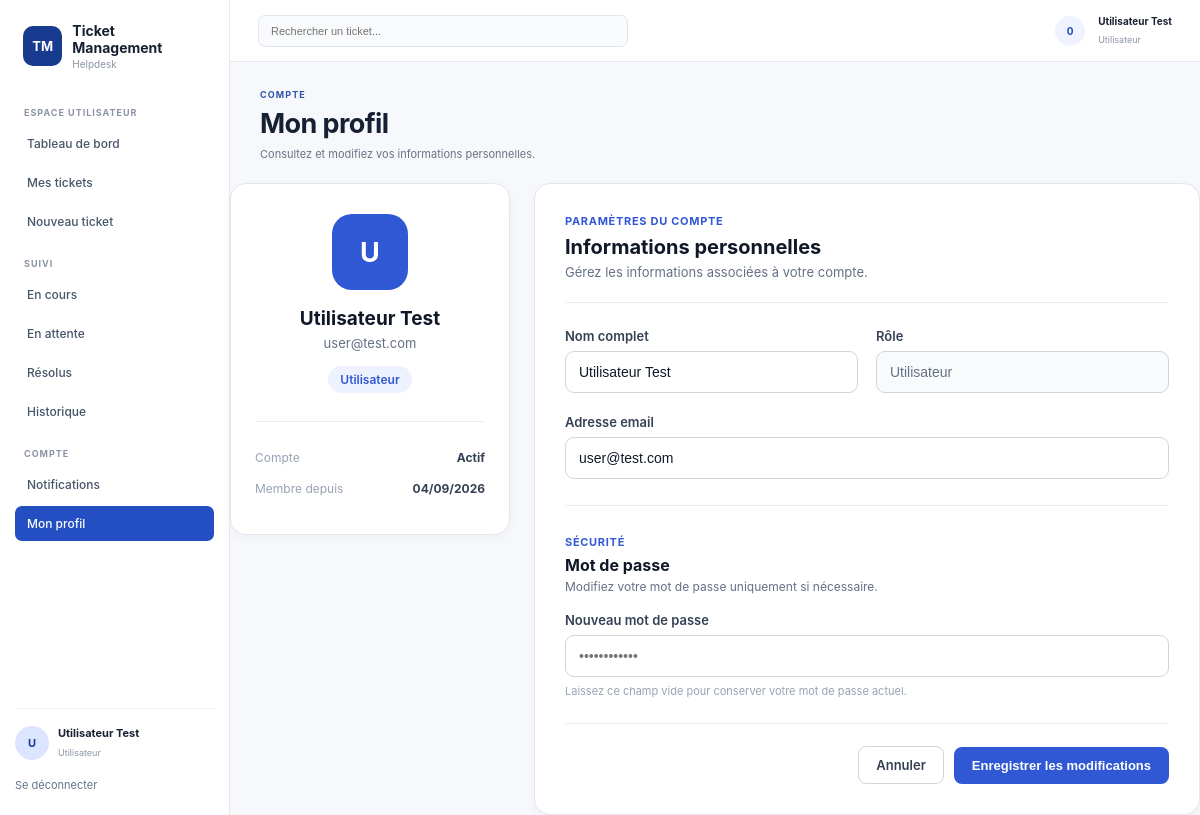
/user/profil (signed in), run on the app's committed database.
### models.py (models this page shows, shortened)
class Utilisateur(UserMixin, db.Model):
    id = db.Column(db.Integer, primary_key=True)
    nom = db.Column(db.String(100), nullable=False)
    email = db.Column(db.String(120), unique=True, nullable=False)
    mot_de_passe_hash = db.Column(db.String(255), nullable=False)
    role = db.Column(db.Enum(RoleUtilisateur), nullable=False)
    date_creation = db.Column(db.DateTime, default=datetime.utcnow)

### app.py (the view, shortened to what this page needs)
@app.route("/user/profil", methods=["GET", "POST"])
@login_required
def profil_user():
    if current_user.role != RoleUtilisateur.USER:
        flash("Accès non autorisé.")
        return redirect(url_for("login"))
    return render_template(
        "user/profil.html"
    )

### app.py (called while the page is built)
@login_manager.user_loader
def load_user(user_id):
    return db.session.get(Utilisateur, int(user_id))

### templates/user/profil.html (shortened to what this page needs)
<!DOCTYPE html>
<html lang="fr">
<head>
    <link
        rel="stylesheet"
        href="{{ url_for('static', filename='css/style.css') }}"
    >
</head>
<body class="user-dashboard-page">
<div class="app-shell">
    <aside class="user-sidebar">
        <div class="user-brand">
            <div class="brand-mark">TM</div>
            <div>
                <strong>Ticket Management</strong>
                <span>Helpdesk</span>
            </div>
        </div>
        <div class="sidebar-section">
            <span class="sidebar-title">
                ESPACE UTILISATEUR
            </span>
            <a href="{{ url_for('dashboard_user') }}" class="sidebar-item">
                Tableau de bord
            </a>
            <a href="{{ url_for('dashboard_user') }}" class="sidebar-item">
                Mes tickets
            </a>
            <a href="{{ url_for('creer_ticket') }}" class="sidebar-item">
                Nouveau ticket
            </a>
        </div>
        <div class="sidebar-section">
            <span class="sidebar-title">
                SUIVI
            </span>
            <a href="{{ url_for('dashboard_user', statut='EN_COURS') }}"
               class="sidebar-item">
                En cours
            </a>
            <a href="{{ url_for('dashboard_user', statut='EN_ATTENTE') }}"
               class="sidebar-item">
                En attente
            </a>
            <a href="{{ url_for('dashboard_user', statut='RESOLU') }}"
               class="sidebar-item">
                Résolus
            </a>
            <a href="{{ url_for('historique_user') }}"
               class="sidebar-item">
                Historique
            </a>
        </div>
        <div class="sidebar-section">
            <span class="sidebar-title">
                COMPTE
            </span>
            <a href="{{ url_for('notifications_user') }}"
               class="sidebar-item">
                Notifications
            </a>
            <a href="{{ url_for('profil_user') }}"
               class="sidebar-item active">
                Mon profil
            </a>
        </div>
        <div class="sidebar-bottom">
            <div class="sidebar-user">
                <div class="avatar">
                    {{ current_user.nom[0]|upper }}
                </div>
                <div>
                    <strong>{{ current_user.nom }}</strong>
                    <span>Utilisateur</span>
                </div>
            </div>
            <a href="{{ url_for('logout') }}"
               class="sidebar-logout">
                Se déconnecter
            </a>
        </div>
    </aside>
    <main class="user-content">
        <div class="user-topbar">
            <div class="search-box">
                <form method="GET"
                      action="{{ url_for('dashboard_user') }}"
                      class="search-form">
                    <input
                        type="text"
                        name="q"
                        placeholder="Rechercher un ticket..."
                    >
                </form>
            </div>
            <div class="topbar-right">
                <div class="notification-circle">
                    0
                </div>
                <div class="top-user">
                    <strong>{{ current_user.nom }}</strong>
                    <span>Utilisateur</span>
                </div>
            </div>
        </div>
        <section class="dashboard-intro">
            <div>
                <span class="eyebrow">
                    COMPTE
                </span>
                <h1>
                    Mon profil
                </h1>
                <p>
                    Consultez et modifiez vos informations personnelles.
                </p>
            </div>
        </section>
    <div class="profile-layout">
    <aside class="profile-summary-card">
        <div class="profile-big-avatar">
            {{ current_user.nom[0]|upper }}
        </div>
        <h2>{{ current_user.nom }}</h2>
        <p>{{ current_user.email }}</p>
        <span class="profile-role-badge">
            Utilisateur
        </span>
        <div class="profile-summary-info">
            <div>
                <span>Compte</span>
                <strong>Actif</strong>
            </div>
            <div>
                <span>Membre depuis</span>
                <strong>
                    {{ current_user.date_creation.strftime('%d/%m/%Y') }}
                </strong>
            </div>
        </div>
    </aside>
    <section class="profile-settings-card">
        <div class="profile-section-header">
            <div>
                <span class="profile-small-label">PARAMÈTRES DU COMPTE</span>
                <h2>Informations personnelles</h2>
                <p>
                    Gérez les informations associées à votre compte.
                </p>
            </div>
        </div>
        <form method="POST"
              action="{{ url_for('profil_user') }}"
              class="modern-profile-form">
            <div class="profile-form-row">
                <div class="modern-field">
                    <label for="nom">Nom complet</label>
                    <input
                        id="nom"
                        type="text"
                        name="nom"
                        value="{{ current_user.nom }}"
                        required
                    >
                </div>
                <div class="modern-field">
                    <label>Rôle</label>
                    <input
                        type="text"
                        value="Utilisateur"
                        disabled
                    >
                </div>
            </div>
            <div class="modern-field">
                <label for="email">
                    Adresse email
                </label>
                <input
                    id="email"
                    type="email"
                    name="email"
                    value="{{ current_user.email }}"
                    required
                >
            </div>
            <div class="profile-security">
                <div class="security-title">
                    <span>SÉCURITÉ</span>
                    <h3>Mot de passe</h3>
                    <p>
                        Modifiez votre mot de passe uniquement si nécessaire.
                    </p>
                </div>
                <div class="modern-field">
                    <label for="nouveau_mot_de_passe">
                        Nouveau mot de passe
                    </label>
                    <input
                        id="nouveau_mot_de_passe"
                        type="password"
                        name="nouveau_mot_de_passe"
                        placeholder="••••••••••••"
                    >
                    <small>
                        Laissez ce champ vide pour conserver votre mot de passe actuel.
                    </small>
                </div>
            </div>
            <div class="modern-profile-actions">
                <a href="{{ url_for('dashboard_user') }}"
                   class="profile-cancel-btn">
                    Annuler
                </a>
                <button type="submit"
                        class="profile-save-btn">
                    Enregistrer les modifications
                </button>
            </div>
        </form>
    </section>
</div>
    </main>
</div>
</body>
</html>

### data on the page
Utilisateur: nom "U", nom "Utilisateur Test", email "user@test.com", date_creation "04/09/2026"
